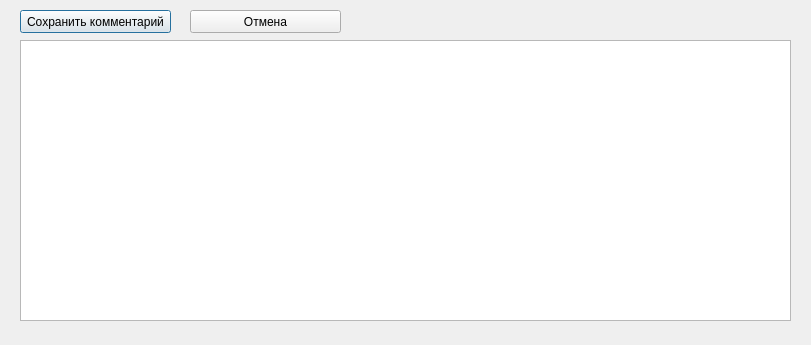
<?xml version="1.0" encoding="UTF-8"?>
<ui version="4.0">
 <class>CommentDialog</class>
 <widget class="QDialog" name="CommentDialog">
  <property name="geometry">
   <rect>
    <x>0</x>
    <y>0</y>
    <width>811</width>
    <height>345</height>
   </rect>
  </property>
  <property name="windowTitle">
   <string>Dialog</string>
  </property>
  <widget class="QTextEdit" name="CommentText">
   <property name="geometry">
    <rect>
     <x>20</x>
     <y>40</y>
     <width>771</width>
     <height>281</height>
    </rect>
   </property>
  </widget>
  <widget class="QPushButton" name="SaveCommentButton">
   <property name="geometry">
    <rect>
     <x>20</x>
     <y>10</y>
     <width>151</width>
     <height>23</height>
    </rect>
   </property>
   <property name="text">
    <string>Сохранить комментарий</string>
   </property>
  </widget>
  <widget class="QPushButton" name="DiscardChangesButton">
   <property name="geometry">
    <rect>
     <x>190</x>
     <y>10</y>
     <width>151</width>
     <height>23</height>
    </rect>
   </property>
   <property name="text">
    <string>Отмена</string>
   </property>
  </widget>
 </widget>
 <resources/>
 <connections/>
</ui>
